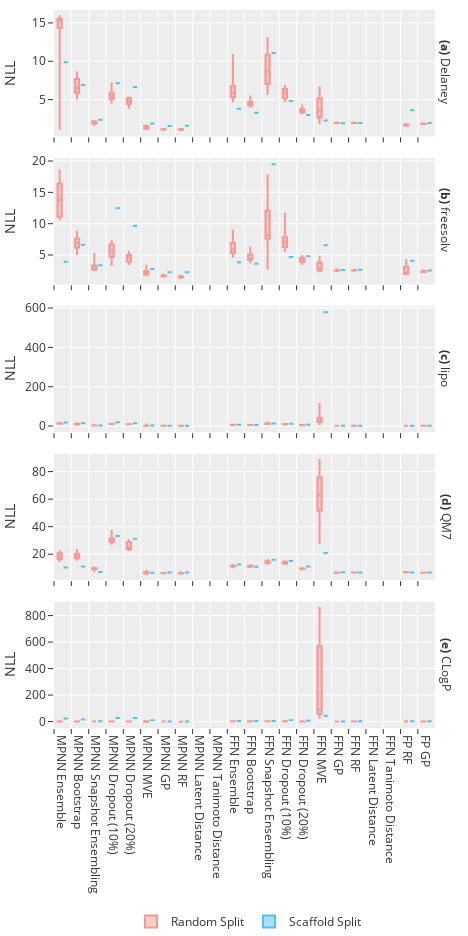

The notebook cell saved with this chart:
### Code cell
fig = px.box(precalibrated_evaluations_df,
             x="Estimator",
             y="Average NLL",
             color="Split",
             facet_row="Data Set",
             points=False,
             height=468*2,
             width=234*2,
             color_discrete_sequence=["#f49a94", "#50c2f2"],
            labels={"Average NLL": "NLL"})

fig.update_xaxes(
    ticks="outside",
    tickson="boundaries",
    title=None
)

fig.update_yaxes(matches=None)

fig.update_layout(legend=dict(xanchor='center', x=0.5, y=-0.25, orientation='h', title=None),
                  margin=go.layout.Margin(
                    l=25,
                    r=25,
                    b=0,
                    t=10,
                    pad=0),
                  autosize=False,
                  font=dict(
                      size=12))

fig.for_each_annotation(update_label)

fig.show()

### Figure 1 — Plotly figure (JSON) as saved in the notebook; plotly's stock layout.template omitted (floating-point values rounded to 4 significant figures; data arrays with more than 128 entries replaced by an {"elided": "..."} marker saying what was removed)
{"data": [{"alignmentgroup": "True", "boxpoints": false, "hoverlabel": {"namelength": 0}, "hovertemplate": "Split=Random Split<br>Data Set=Delaney<br>Estimator=%{x}<br>NLL=%{y}", "legendgroup": "Random Split", "marker": {"color": "#f49a94"}, "name": "Random Split", "notched": false, "offsetgroup": "Random Split", "orientation": "v", "showlegend": true, "type": "box", "x": {"elided": "176 str values"}, "x0": " ", "xaxis": "x5", "y": {"elided": "176 float values"}, "y0": " ", "yaxis": "y5"}, {"alignmentgroup": "True", "boxpoints": false, "hoverlabel": {"namelength": 0}, "hovertemplate": "Split=Random Split<br>Data Set=freesolv<br>Estimator=%{x}<br>NLL=%{y}", "legendgroup": "Random Split", "marker": {"color": "#f49a94"}, "name": "Random Split", "notched": false, "offsetgroup": "Random Split", "orientation": "v", "showlegend": false, "type": "box", "x": {"elided": "176 str values"}, "x0": " ", "xaxis": "x4", "y": {"elided": "176 float values"}, "y0": " ", "yaxis": "y4"}, {"alignmentgroup": "True", "boxpoints": false, "hoverlabel": {"namelength": 0}, "hovertemplate": "Split=Random Split<br>Data Set=lipo<br>Estimator=%{x}<br>NLL=%{y}", "legendgroup": "Random Split", "marker": {"color": "#f49a94"}, "name": "Random Split", "notched": false, "offsetgroup": "Random Split", "orientation": "v", "showlegend": false, "type": "box", "x": {"elided": "176 str values"}, "x0": " ", "xaxis": "x3", "y": {"elided": "176 float values"}, "y0": " ", "yaxis": "y3"}, {"alignmentgroup": "True", "boxpoints": false, "hoverlabel": {"namelength": 0}, "hovertemplate": "Split=Random Split<br>Data Set=QM7<br>Estimator=%{x}<br>NLL=%{y}", "legendgroup": "Random Split", "marker": {"color": "#f49a94"}, "name": "Random Split", "notched": false, "offsetgroup": "Random Split", "orientation": "v", "showlegend": false, "type": "box", "x": {"elided": "176 str values"}, "x0": " ", "xaxis": "x2", "y": {"elided": "176 float values"}, "y0": " ", "yaxis": "y2"}, {"alignmentgroup": "True", "boxpoints": false, "hoverlabel": {"namelength": 0}, "hovertemplate": "Split=Random Split<br>Data Set=CLogP<br>Estimator=%{x}<br>NLL=%{y}", "legendgroup": "Random Split", "marker": {"color": "#f49a94"}, "name": "Random Split", "notched": false, "offsetgroup": "Random Split", "orientation": "v", "showlegend": false, "type": "box", "x": {"elided": "176 str values"}, "x0": " ", "xaxis": "x", "y": {"elided": "176 float values"}, "y0": " ", "yaxis": "y"}, {"alignmentgroup": "True", "boxpoints": false, "hoverlabel": {"namelength": 0}, "hovertemplate": "Split=Scaffold Split<br>Data Set=Delaney<br>Estimator=%{x}<br>NLL=%{y}", "legendgroup": "Scaffold Split", "marker": {"color": "#50c2f2"}, "name": "Scaffold Split", "notched": false, "offsetgroup": "Scaffold Split", "orientation": "v", "showlegend": true, "type": "box", "x": ["MPNN Ensemble", "MPNN Bootstrap", "MPNN Snapshot Ensembling", "MPNN Dropout (10%)", "MPNN Dropout (20%)", "MPNN MVE", "MPNN GP", "MPNN RF", "MPNN Latent Distance", "MPNN Tanimoto Distance", "FFN Ensemble", "FFN Bootstrap", "FFN Snapshot Ensembling", "FFN Dropout (10%)", "FFN Dropout (20%)", "FFN MVE", "FFN GP", "FFN RF", "FFN Latent Distance", "FFN Tanimoto Distance", "FP RF", "FP GP"], "x0": " ", "xaxis": "x5", "y": [9.862, 6.897, 2.376, 7.122, 6.66, 1.894, 1.563, 1.598, null, null, 3.83, 3.307, 11.06, 4.817, 2.985, 2.285, 1.93, 1.943, null, null, 3.607, 1.953], "y0": " ", "yaxis": "y5"}, {"alignmentgroup": "True", "boxpoints": false, "hoverlabel": {"namelength": 0}, "hovertemplate": "Split=Scaffold Split<br>Data Set=freesolv<br>Estimator=%{x}<br>NLL=%{y}", "legendgroup": "Scaffold Split", "marker": {"color": "#50c2f2"}, "name": "Scaffold Split", "notched": false, "offsetgroup": "Scaffold Split", "orientation": "v", "showlegend": false, "type": "box", "x": ["MPNN Ensemble", "MPNN Bootstrap", "MPNN Snapshot Ensembling", "MPNN Dropout (10%)", "MPNN Dropout (20%)", "MPNN MVE", "MPNN GP", "MPNN RF", "MPNN Latent Distance", "MPNN Tanimoto Distance", "FFN Ensemble", "FFN Bootstrap", "FFN Snapshot Ensembling", "FFN Dropout (10%)", "FFN Dropout (20%)", "FFN MVE", "FFN GP", "FFN RF", "FFN Latent Distance", "FFN Tanimoto Distance", "FP RF", "FP GP"], "x0": " ", "xaxis": "x4", "y": [3.916, 6.643, 3.355, 12.48, 9.654, 2.761, 2.252, 2.25, null, null, 3.85, 3.598, 19.49, 4.669, 4.815, 6.551, 2.598, 2.651, null, null, 4.066, 2.509], "y0": " ", "yaxis": "y4"}, {"alignmentgroup": "True", "boxpoints": false, "hoverlabel": {"namelength": 0}, "hovertemplate": "Split=Scaffold Split<br>Data Set=lipo<br>Estimator=%{x}<br>NLL=%{y}", "legendgroup": "Scaffold Split", "marker": {"color": "#50c2f2"}, "name": "Scaffold Split", "notched": false, "offsetgroup": "Scaffold Split", "orientation": "v", "showlegend": false, "type": "box", "x": ["MPNN Ensemble", "MPNN Bootstrap", "MPNN Snapshot Ensembling", "MPNN Dropout (10%)", "MPNN Dropout (20%)", "MPNN MVE", "MPNN GP", "MPNN RF", "MPNN Latent Distance", "MPNN Tanimoto Distance", "FFN Ensemble", "FFN Bootstrap", "FFN Snapshot Ensembling", "FFN Dropout (10%)", "FFN Dropout (20%)", "FFN MVE", "FFN GP", "FFN RF", "FFN Latent Distance", "FFN Tanimoto Distance", "FP RF", "FP GP"], "x0": " ", "xaxis": "x3", "y": [18.43, 14.34, 3.384, 19.56, 14.6, 2.16, 1.158, 1.126, null, null, 6.515, 5.751, 12.51, 11.92, 6.322, 579.1, 1.541, 1.526, null, null, 1.472, 1.468], "y0": " ", "yaxis": "y3"}, {"alignmentgroup": "True", "boxpoints": false, "hoverlabel": {"namelength": 0}, "hovertemplate": "Split=Scaffold Split<br>Data Set=QM7<br>Estimator=%{x}<br>NLL=%{y}", "legendgroup": "Scaffold Split", "marker": {"color": "#50c2f2"}, "name": "Scaffold Split", "notched": false, "offsetgroup": "Scaffold Split", "orientation": "v", "showlegend": false, "type": "box", "x": ["MPNN Ensemble", "MPNN Bootstrap", "MPNN Snapshot Ensembling", "MPNN Dropout (10%)", "MPNN Dropout (20%)", "MPNN MVE", "MPNN GP", "MPNN RF", "MPNN Latent Distance", "MPNN Tanimoto Distance", "FFN Ensemble", "FFN Bootstrap", "FFN Snapshot Ensembling", "FFN Dropout (10%)", "FFN Dropout (20%)", "FFN MVE", "FFN GP", "FFN RF", "FFN Latent Distance", "FFN Tanimoto Distance", "FP RF", "FP GP"], "x0": " ", "xaxis": "x2", "y": [10.43, 11.13, 7.149, 33.14, 31.22, 6.549, 6.716, 6.648, null, null, 12.44, 10.89, 15.96, 15.09, 10.99, 20.79, 6.865, 6.782, null, null, 6.794, 6.729], "y0": " ", "yaxis": "y2"}, {"alignmentgroup": "True", "boxpoints": false, "hoverlabel": {"namelength": 0}, "hovertemplate": "Split=Scaffold Split<br>Data Set=CLogP<br>Estimator=%{x}<br>NLL=%{y}", "legendgroup": "Scaffold Split", "marker": {"color": "#50c2f2"}, "name": "Scaffold Split", "notched": false, "offsetgroup": "Scaffold Split", "orientation": "v", "showlegend": false, "type": "box", "x": ["MPNN Ensemble", "MPNN Bootstrap", "MPNN Snapshot Ensembling", "MPNN Dropout (10%)", "MPNN Dropout (20%)", "MPNN MVE", "MPNN GP", "MPNN RF", "MPNN Latent Distance", "MPNN Tanimoto Distance", "FFN Ensemble", "FFN Bootstrap", "FFN Snapshot Ensembling", "FFN Dropout (10%)", "FFN Dropout (20%)", "FFN MVE", "FFN GP", "FFN RF", "FFN Latent Distance", "FFN Tanimoto Distance", "FP RF", "FP GP"], "x0": " ", "xaxis": "x", "y": [23.37, 15.89, 3.068, 27.28, 26.99, 9.453, 1.096, 0.8494, null, null, 4.928, 3.899, 4.074, 9.431, 5.898, 43.95, 1.594, 1.666, null, null, 2.838, 2.751], "y0": " ", "yaxis": "y"}], "layout": {"annotations": [{"font": {}, "showarrow": false, "text": "<b>(e)</b> CLogP", "textangle": 90, "x": 0.98, "xanchor": "left", "xref": "paper", "y": 0.088, "yanchor": "middle", "yref": "paper"}, {"font": {}, "showarrow": false, "text": "<b>(d)</b> QM7", "textangle": 90, "x": 0.98, "xanchor": "left", "xref": "paper", "y": 0.294, "yanchor": "middle", "yref": "paper"}, {"font": {}, "showarrow": false, "text": "<b>(c)</b> lipo", "textangle": 90, "x": 0.98, "xanchor": "left", "xref": "paper", "y": 0.5, "yanchor": "middle", "yref": "paper"}, {"font": {}, "showarrow": false, "text": "<b>(b)</b> freesolv", "textangle": 90, "x": 0.98, "xanchor": "left", "xref": "paper", "y": 0.706, "yanchor": "middle", "yref": "paper"}, {"font": {}, "showarrow": false, "text": "<b>(a)</b> Delaney", "textangle": 90, "x": 0.98, "xanchor": "left", "xref": "paper", "y": 0.912, "yanchor": "middle", "yref": "paper"}], "autosize": false, "boxmode": "group", "font": {"size": 12}, "height": 936, "legend": {"orientation": "h", "title": {}, "tracegroupgap": 0, "x": 0.5, "xanchor": "center", "y": -0.25}, "margin": {"b": 0, "l": 25, "pad": 0, "r": 25, "t": 10}, "width": 468, "xaxis": {"anchor": "y", "domain": [0, 0.98], "ticks": "outside", "tickson": "boundaries", "title": {}}, "xaxis2": {"anchor": "y2", "domain": [0, 0.98], "matches": "x", "showticklabels": false, "ticks": "outside", "tickson": "boundaries", "title": {}}, "xaxis3": {"anchor": "y3", "domain": [0, 0.98], "matches": "x", "showticklabels": false, "ticks": "outside", "tickson": "boundaries", "title": {}}, "xaxis4": {"anchor": "y4", "domain": [0, 0.98], "matches": "x", "showticklabels": false, "ticks": "outside", "tickson": "boundaries", "title": {}}, "xaxis5": {"anchor": "y5", "domain": [0, 0.98], "matches": "x", "showticklabels": false, "ticks": "outside", "tickson": "boundaries", "title": {}}, "yaxis": {"anchor": "x", "domain": [0, 0.176], "title": {"text": "NLL"}}, "yaxis2": {"anchor": "x2", "domain": [0.206, 0.382], "title": {"text": "NLL"}}, "yaxis3": {"anchor": "x3", "domain": [0.412, 0.588], "title": {"text": "NLL"}}, "yaxis4": {"anchor": "x4", "domain": [0.618, 0.794], "title": {"text": "NLL"}}, "yaxis5": {"anchor": "x5", "domain": [0.824, 1], "title": {"text": "NLL"}}}}
